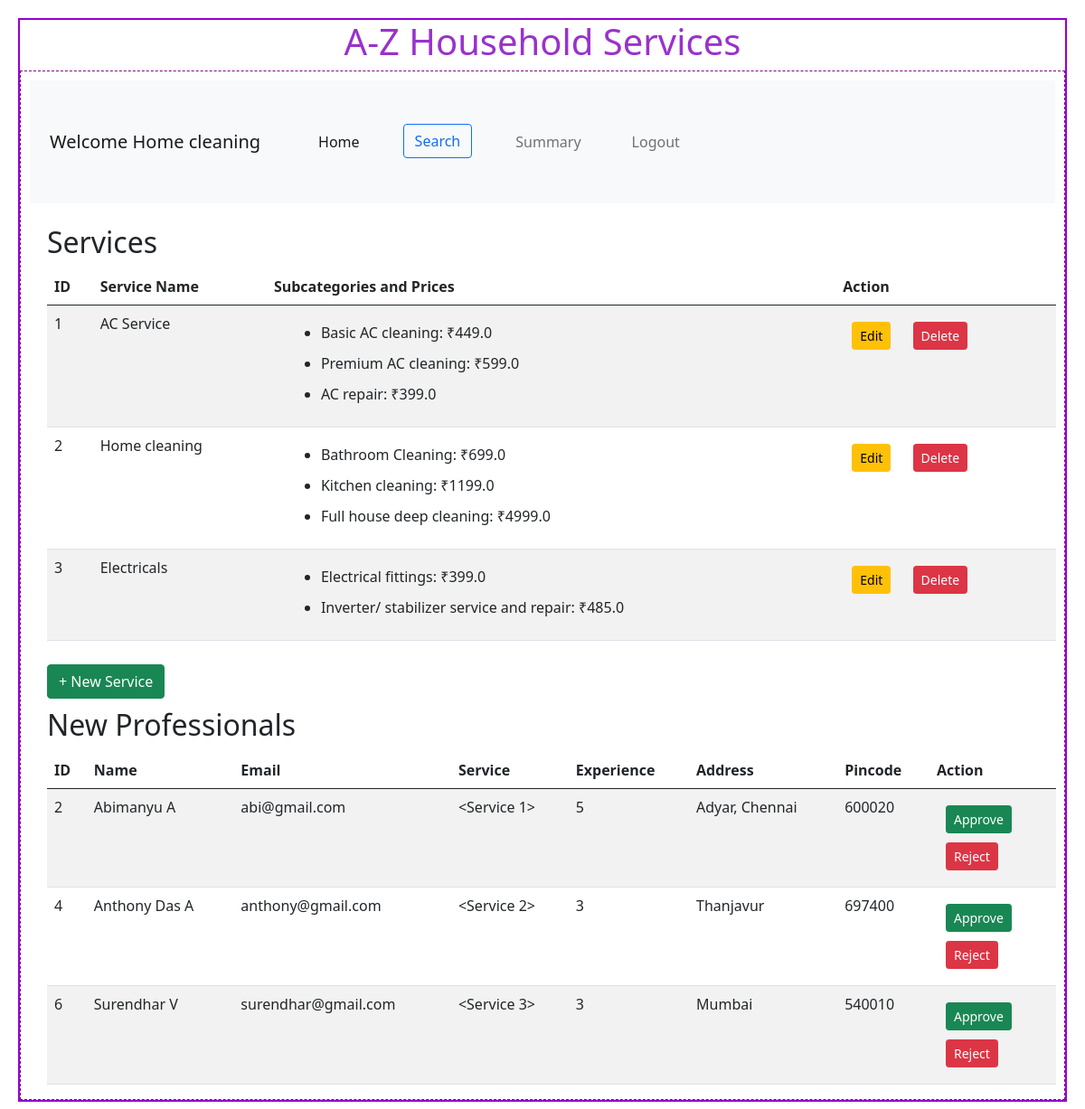
The page /admin/Home cleaning on the database its author committed.
### backend/models.py (models this page shows)
class Service(db.Model):
    __tablename__ = "service"
    id = db.Column(db.Integer, primary_key=True, autoincrement=True)
    name = db.Column(db.String, nullable=False)
    description = db.Column(db.String, nullable=False)
    status = db.Column(db.String(20), default="active", nullable=False)  # Active/Inactive
    subcategories = db.relationship(
        'Subcategory',
        cascade="all, delete",
        backref="service",
        lazy=True
    )
    service_requests = db.relationship(
        'ServiceRequest',
        cascade="all, delete",
        backref="service",
        lazy=True
    )

class Subcategory(db.Model):
    id = db.Column(db.Integer, primary_key=True)
    service_id = db.Column(db.Integer, db.ForeignKey('service.id'), nullable=False)
    name = db.Column(db.String(100), nullable=False)
    description = db.Column(db.Text, nullable=False)
    price = db.Column(db.Float, nullable=False)

class ProfessionalDetails(db.Model):
    __tablename__ = "professional_details"
    id = db.Column(db.Integer, primary_key=True, autoincrement=True)
    email = db.Column(db.String, unique=True, nullable=False)
    password = db.Column(db.String, nullable=False)
    role = db.Column(db.Integer, default=1, nullable=False)  # 0 = admin, 1 = professional
    name = db.Column(db.String, nullable=False)
    service_id = db.Column(db.Integer, db.ForeignKey('service.id'), nullable=False)  # Foreign key to Service
    experience = db.Column(db.Integer, nullable=False)
    address = db.Column(db.String, nullable=False)
    pincode = db.Column(db.Integer, nullable=False)
    status = db.Column(db.String(20), default="Pending")
    is_available = db.Column(db.Boolean, default=True)
    service = db.relationship('Service', backref='professionals')
    service_requests = db.relationship(
        'ServiceRequest',
        cascade="all, delete",
        backref="professional",
        lazy=True
    )

### backend/controllers.py (the view)
@app.route("/admin/<name>")
def admin_dashboard(name):
    services=Service.query.all()
    pending_professionals = ProfessionalDetails.query.filter_by(status='Pending').all()
    return render_template("admin_dashboard.html", name=name, services=services, pending_professionals=pending_professionals)

### templates/admin_dashboard.html
{%extends "admin_layout.html"%}
{%block content%}
            <div class="container mt-4">
                 {%if services%}
                <h2>Services</h2>
                <table class="table table-striped">
                    <thead>
                        <tr>
                            <th>ID</th>
                            <th>Service Name</th>
                            <th>Subcategories and Prices</th>
                            <th>Action</th>
                        </tr>
                    </thead>
                    <tbody>
                        {% for service in services %}
                        <tr>
                            <td>{{ service.id }}</td>
                            <td>{{ service.name }}</td>
                            <td>
                                {% if service.subcategories %}
                                    <ul>
                                        {% for subcategory in service.subcategories %}
                                        <li>{{ subcategory.name }}: ₹{{ subcategory.price }}</li>
                                        {% endfor %}
                                    </ul>
                                {% else %}
                                    No subcategories available.
                                {% endif %}
                            </td>
                            <td>
                                <a href="{{ url_for('edit_service', service_id=service.id, name=service.name) }}" class="btn btn-sm btn-warning">Edit</a>
                                <form action="{{ url_for('delete_service', service_id=service.id, name=service.name) }}" method="POST" style="display:inline;">
                                    <button type="submit" class="btn btn-sm btn-danger" onclick="return confirm('Are you sure you want to delete this service?');">Delete</button>
                                </form>
                            </td>
                        </tr>
                        {%endfor%}
                    </tbody>
                </table>
                {%else%}
                <h3 class="center">No Services Available!</h3>
                {%endif%}
                <a href="/service/{{name}}" button type="button" class="btn btn-success">+ New Service</a>
                <h2>New Professionals</h2>
                {% if pending_professionals %}
                    <table class="table table-striped">
                        <thead>
                            <tr>
                                <th>ID</th>
                                <th>Name</th>
                                <th>Email</th>
                                <th>Service</th>
                                <th>Experience</th>
                                <th>Address</th>
                                <th>Pincode</th>
                                <th>Action</th>
                            </tr>
                        </thead>
                        <tbody>
                            {% for professional in pending_professionals %}
                                <tr>
                                    <td>{{ professional.id }}</td>
                                    <td>{{ professional.name }}</td>
                                    <td>{{ professional.email }}</td>
                                    <td>{{ professional.service }}</td>
                                    <td>{{ professional.experience }}</td>
                                    <td>{{ professional.address }}</td>
                                    <td>{{ professional.pincode }}</td>
                                    <td>
                                        <form method="POST" action="{{ url_for('approve_professional', professional_id=professional.id, name=name) }}">
                                            <button type="submit" class="btn btn-sm btn-success">Approve</button>
                                        </form>
                                        <form method="POST" action="{{ url_for('reject_professional', professional_id=professional.id, name=name) }}">
                                            <button type="submit" class="btn btn-sm btn-danger">Reject</button>
                                        </form>
                                    </td>
                                </tr>
                            {% endfor %}
                        </tbody>
                    </table>
                {% else %}
                    <p>No new professional requests at the moment.</p>
                {% endif %}
{%endblock%}

### templates/admin_layout.html (shortened to what this page needs)
<!DOCTYPE html>
<html>
    <head>
        <link rel="stylesheet" href="/static/styles/main.css">
        <link href="https://cdn.jsdelivr.net/npm/bootstrap@5.0.2/dist/css/bootstrap.min.css" rel="stylesheet">
    </head>
<body>
    <div class="my_container">
        <div class="center"><h1>A-Z Household Services</h1></div>
        <div class="my_panel">
            <nav class="navbar navbar-expand-lg navbar-light bg-light">
                <div class="container-fluid">
                  <a class="navbar-brand" href="#">Welcome {{name}}</a>
                  <div class="collapse navbar-collapse" id="navbarSupportedContent">
                    <ul class="navbar-nav me-auto mb-2 mb-lg-0">
                      <li class="nav-item">
                        <a class="nav-link active" aria-current="page" href="/admin/admin1@gmail.com">Home</a>
                      </li>
                      <li class="nav-item">
                        <a class="btn btn-outline-primary" href="{{ url_for('search') }}" role="button">Search</a>
                      </li>
                      <li class="nav-item">
                        <a class="nav-link" href="#">Summary</a>
                      </li>
                      <li class="nav-item">
                        <a class="nav-link" href="{{ url_for('home') }}">Logout</a>
                      </li>
                    </ul>
                  </div>
                </div>
              </nav>
            {%block content%}
            {%endblock%}
        </div>
        </div>
    </body>
</html>

### static/styles/main.css (style rules this page uses)
* { margin:10px; }
.my_container { border: 2px solid darkviolet; }
.my_panel { width: 100%; margin: auto; height: auto; border: 1px dashed purple; }
.center { text-align: center; margin: auto; color: darkorchid; }

### rows shown on the page
Service: name "Home cleaning", id "2"
Service: id "1", name "AC Service"
Subcategory: name "Basic AC cleaning", price "449.0"
Subcategory: name "Premium AC cleaning", price "599.0"
Subcategory: name "AC repair", price "399.0"
Subcategory: name "Bathroom Cleaning", price "699.0"
Subcategory: name "Kitchen cleaning", price "1199.0"
Subcategory: name "Full house deep cleaning", price "4999.0"
Service: id "3", name "Electricals"
Subcategory: name "Electrical fittings", price "399.0"
Subcategory: name "Inverter/ stabilizer service and repair", price "485.0"
ProfessionalDetails: id "2", name "Abimanyu A", email "abi@gmail.com", service "<Service 1>", experience "5", address "Adyar, Chennai", pincode "600020"
ProfessionalDetails: id "4", name "Anthony Das A", email "anthony@gmail.com", service "<Service 2>", experience "3", address "Thanjavur", pincode "697400"
ProfessionalDetails: id "6", name "Surendhar V", email "surendhar@gmail.com", service "<Service 3>", experience "3", address "Mumbai", pincode "540010"
